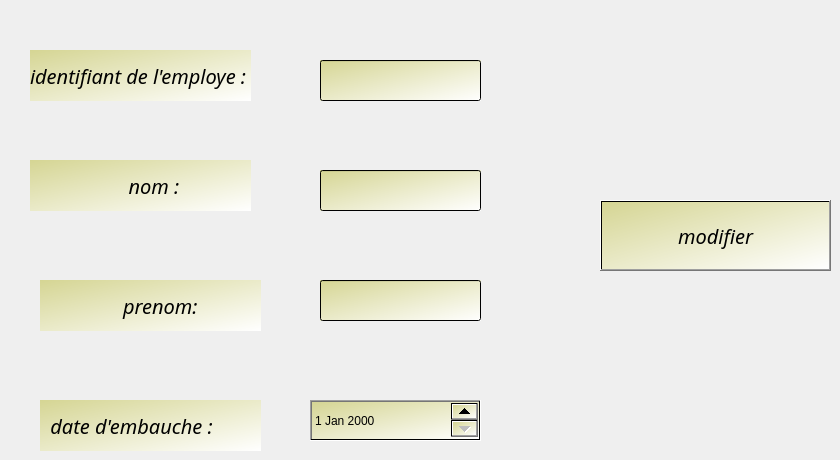
      <widget class="QWidget" name="tab_7">
       <attribute name="title">
        <string>modifier</string>
       </attribute>
       <widget class="QLabel" name="label_15">
        <property name="geometry">
         <rect>
          <x>30</x>
          <y>50</y>
          <width>221</width>
          <height>51</height>
         </rect>
        </property>
        <property name="font">
         <font>
          <family>Sitka</family>
          <pointsize>15</pointsize>
          <weight>9</weight>
          <italic>true</italic>
          <bold>false</bold>
         </font>
        </property>
        <property name="autoFillBackground">
         <bool>false</bool>
        </property>
        <property name="styleSheet">
         <string notr="true">background-color: qlineargradient(spread:pad, x1:0, y1:0, x2:1, y2:1, stop:0 rgba(213, 213, 147, 255), stop:1 rgba(255, 255, 255, 255));
font: 75 italic 15pt &quot;Sitka&quot;;</string>
        </property>
        <property name="text">
         <string>identifiant de l'employe :</string>
        </property>
       </widget>
       <widget class="QLabel" name="label_16">
        <property name="geometry">
         <rect>
          <x>30</x>
          <y>160</y>
          <width>221</width>
          <height>51</height>
         </rect>
        </property>
        <property name="font">
         <font>
          <family>Sitka</family>
          <pointsize>15</pointsize>
          <weight>9</weight>
          <italic>true</italic>
          <bold>false</bold>
         </font>
        </property>
        <property name="autoFillBackground">
         <bool>false</bool>
        </property>
        <property name="styleSheet">
         <string notr="true">background-color: qlineargradient(spread:pad, x1:0, y1:0, x2:1, y2:1, stop:0 rgba(213, 213, 147, 255), stop:1 rgba(255, 255, 255, 255));
font: 75 italic 15pt &quot;Sitka&quot;;</string>
        </property>
        <property name="text">
         <string>                   nom :</string>
        </property>
       </widget>
       <widget class="QLabel" name="label_17">
        <property name="geometry">
         <rect>
          <x>40</x>
          <y>280</y>
          <width>221</width>
          <height>51</height>
         </rect>
        </property>
        <property name="font">
         <font>
          <family>Sitka</family>
          <pointsize>15</pointsize>
          <weight>9</weight>
          <italic>true</italic>
          <bold>false</bold>
         </font>
        </property>
        <property name="autoFillBackground">
         <bool>false</bool>
        </property>
        <property name="styleSheet">
         <string notr="true">background-color: qlineargradient(spread:pad, x1:0, y1:0, x2:1, y2:1, stop:0 rgba(213, 213, 147, 255), stop:1 rgba(255, 255, 255, 255));
font: 75 italic 15pt &quot;Sitka&quot;;</string>
        </property>
        <property name="text">
         <string>                prenom:</string>
        </property>
       </widget>
       <widget class="QLabel" name="label_18">
        <property name="geometry">
         <rect>
          <x>40</x>
          <y>400</y>
          <width>221</width>
          <height>51</height>
         </rect>
        </property>
        <property name="font">
         <font>
          <family>Sitka</family>
          <pointsize>15</pointsize>
          <weight>9</weight>
          <italic>true</italic>
          <bold>false</bold>
         </font>
        </property>
        <property name="autoFillBackground">
         <bool>false</bool>
        </property>
        <property name="styleSheet">
         <string notr="true">background-color: qlineargradient(spread:pad, x1:0, y1:0, x2:1, y2:1, stop:0 rgba(213, 213, 147, 255), stop:1 rgba(255, 255, 255, 255));
font: 75 italic 15pt &quot;Sitka&quot;;</string>
        </property>
        <property name="text">
         <string>  date d'embauche :</string>
        </property>
       </widget>
       <widget class="QLineEdit" name="lineEdit_2">
        <property name="geometry">
         <rect>
          <x>320</x>
          <y>60</y>
          <width>161</width>
          <height>41</height>
         </rect>
        </property>
        <property name="styleSheet">
         <string notr="true">background-color: qlineargradient(spread:pad, x1:0, y1:0, x2:1, y2:1, stop:0 rgba(213, 213, 147, 255), stop:1 rgba(255, 255, 255, 255));</string>
        </property>
       </widget>
       <widget class="QLineEdit" name="lineEdit_3">
        <property name="geometry">
         <rect>
          <x>320</x>
          <y>170</y>
          <width>161</width>
          <height>41</height>
         </rect>
        </property>
        <property name="styleSheet">
         <string notr="true">background-color: qlineargradient(spread:pad, x1:0, y1:0, x2:1, y2:1, stop:0 rgba(213, 213, 147, 255), stop:1 rgba(255, 255, 255, 255));</string>
        </property>
       </widget>
       <widget class="QLineEdit" name="lineEdit_4">
        <property name="geometry">
         <rect>
          <x>320</x>
          <y>280</y>
          <width>161</width>
          <height>41</height>
         </rect>
        </property>
        <property name="styleSheet">
         <string notr="true">background-color: qlineargradient(spread:pad, x1:0, y1:0, x2:1, y2:1, stop:0 rgba(213, 213, 147, 255), stop:1 rgba(255, 255, 255, 255));</string>
        </property>
       </widget>
       <widget class="QDateEdit" name="date_2">
        <property name="geometry">
         <rect>
          <x>310</x>
          <y>400</y>
          <width>171</width>
          <height>41</height>
         </rect>
        </property>
        <property name="styleSheet">
         <string notr="true">background-color: qlineargradient(spread:pad, x1:0, y1:0, x2:1, y2:1, stop:0 rgba(213, 213, 147, 255), stop:1 rgba(255, 255, 255, 255));</string>
        </property>
       </widget>
       <widget class="QPushButton" name="modifer">
        <property name="geometry">
         <rect>
          <x>600</x>
          <y>200</y>
          <width>231</width>
          <height>71</height>
         </rect>
        </property>
        <property name="font">
         <font>
          <family>Sitka</family>
          <pointsize>15</pointsize>
          <weight>9</weight>
          <italic>true</italic>
          <bold>false</bold>
         </font>
        </property>
        <property name="autoFillBackground">
         <bool>false</bool>
        </property>
        <property name="styleSheet">
         <string notr="true">background-color: qlineargradient(spread:pad, x1:0, y1:0, x2:1, y2:1, stop:0 rgba(213, 213, 147, 255), stop:1 rgba(255, 255, 255, 255));
font: 75 italic 15pt &quot;Sitka&quot;;</string>
        </property>
        <property name="text">
         <string>modifier</string>
        </property>
        <property name="autoDefault">
         <bool>true</bool>
        </property>
       </widget>
      </widget>
